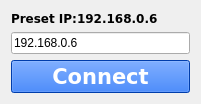
   <widget class="QWidget" name="gridLayoutWidget_2">
    <property name="geometry">
     <rect>
      <x>10</x>
      <y>10</y>
      <width>201</width>
      <height>94</height>
     </rect>
    </property>
    <layout class="QGridLayout" name="gridLayout_2">
     <item row="2" column="0">
      <widget class="QLineEdit" name="lineEdit_ip">
       <property name="text">
        <string>192.168.0.6</string>
       </property>
      </widget>
     </item>
     <item row="0" column="0">
      <widget class="QLabel" name="label_ip">
       <property name="font">
        <font>
         <family>Bitstream Vera Sans</family>
         <weight>75</weight>
         <bold>true</bold>
        </font>
       </property>
       <property name="text">
        <string>Preset IP:192.168.0.6</string>
       </property>
      </widget>
     </item>
     <item row="3" column="0">
      <widget class="QPushButton" name="btn_ip_set">
       <property name="palette">
        <palette>
         <active>
          <colorrole role="WindowText">
           <brush brushstyle="SolidPattern">
            <color alpha="255">
             <red>255</red>
             <green>255</green>
             <blue>255</blue>
            </color>
           </brush>
          </colorrole>
          <colorrole role="Button">
           <brush brushstyle="SolidPattern">
            <color alpha="255">
             <red>0</red>
             <green>86</green>
             <blue>239</blue>
            </color>
           </brush>
          </colorrole>
          <colorrole role="Text">
           <brush brushstyle="SolidPattern">
            <color alpha="255">
             <red>255</red>
             <green>255</green>
             <blue>255</blue>
            </color>
           </brush>
          </colorrole>
          <colorrole role="ButtonText">
           <brush brushstyle="SolidPattern">
            <color alpha="255">
             <red>255</red>
             <green>255</green>
             <blue>255</blue>
            </color>
           </brush>
          </colorrole>
          <colorrole role="Base">
           <brush brushstyle="SolidPattern">
            <color alpha="255">
             <red>0</red>
             <green>86</green>
             <blue>239</blue>
            </color>
           </brush>
          </colorrole>
          <colorrole role="Window">
           <brush brushstyle="SolidPattern">
            <color alpha="255">
             <red>0</red>
             <green>86</green>
             <blue>239</blue>
            </color>
           </brush>
          </colorrole>
         </active>
         <inactive>
          <colorrole role="WindowText">
           <brush brushstyle="SolidPattern">
            <color alpha="255">
             <red>255</red>
             <green>255</green>
             <blue>255</blue>
            </color>
           </brush>
          </colorrole>
          <colorrole role="Button">
           <brush brushstyle="SolidPattern">
            <color alpha="255">
             <red>0</red>
             <green>86</green>
             <blue>239</blue>
            </color>
           </brush>
          </colorrole>
          <colorrole role="Text">
           <brush brushstyle="SolidPattern">
            <color alpha="255">
             <red>255</red>
             <green>255</green>
             <blue>255</blue>
            </color>
           </brush>
          </colorrole>
          <colorrole role="ButtonText">
           <brush brushstyle="SolidPattern">
            <color alpha="255">
             <red>255</red>
             <green>255</green>
             <blue>255</blue>
            </color>
           </brush>
          </colorrole>
          <colorrole role="Base">
           <brush brushstyle="SolidPattern">
            <color alpha="255">
             <red>0</red>
             <green>86</green>
             <blue>239</blue>
            </color>
           </brush>
          </colorrole>
          <colorrole role="Window">
           <brush brushstyle="SolidPattern">
            <color alpha="255">
             <red>0</red>
             <green>86</green>
             <blue>239</blue>
            </color>
           </brush>
          </colorrole>
         </inactive>
         <disabled>
          <colorrole role="WindowText">
           <brush brushstyle="SolidPattern">
            <color alpha="255">
             <red>255</red>
             <green>255</green>
             <blue>255</blue>
            </color>
           </brush>
          </colorrole>
          <colorrole role="Button">
           <brush brushstyle="SolidPattern">
            <color alpha="255">
             <red>0</red>
             <green>86</green>
             <blue>239</blue>
            </color>
           </brush>
          </colorrole>
          <colorrole role="Text">
           <brush brushstyle="SolidPattern">
            <color alpha="255">
             <red>255</red>
             <green>255</green>
             <blue>255</blue>
            </color>
           </brush>
          </colorrole>
          <colorrole role="ButtonText">
           <brush brushstyle="SolidPattern">
            <color alpha="255">
             <red>255</red>
             <green>255</green>
             <blue>255</blue>
            </color>
           </brush>
          </colorrole>
          <colorrole role="Base">
           <brush brushstyle="SolidPattern">
            <color alpha="255">
             <red>0</red>
             <green>86</green>
             <blue>239</blue>
            </color>
           </brush>
          </colorrole>
          <colorrole role="Window">
           <brush brushstyle="SolidPattern">
            <color alpha="255">
             <red>0</red>
             <green>86</green>
             <blue>239</blue>
            </color>
           </brush>
          </colorrole>
         </disabled>
        </palette>
       </property>
       <property name="font">
        <font>
         <family>Bitstream Vera Sans</family>
         <pointsize>16</pointsize>
         <weight>75</weight>
         <bold>true</bold>
        </font>
       </property>
       <property name="styleSheet">
        <string notr="true">background-color:#0056ef;color:white;border-color: black;</string>
       </property>
       <property name="text">
        <string>Connect</string>
       </property>
      </widget>
     </item>
    </layout>
   </widget>
